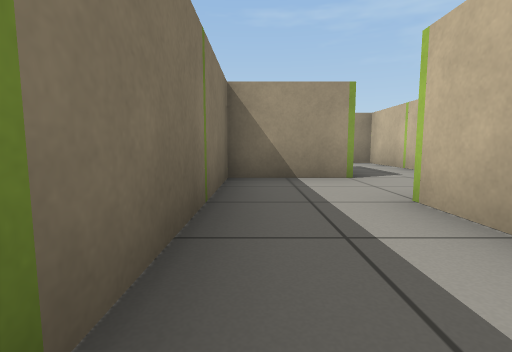
View 1 (above)

19 first-person views from a walk through a Gazebo world. The camera is 0.5 m above the floor, tilts 6° down and sees 85° across. The floor is counted in squares, 1 m on a side. Each view is taken from the middle of a square. On the plan, view 1 faces up. The plan holds only what a view shows up to about 9 squares ahead; the rest is blank.

View 2
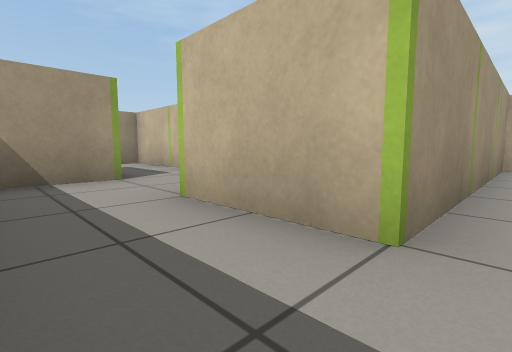

View 3
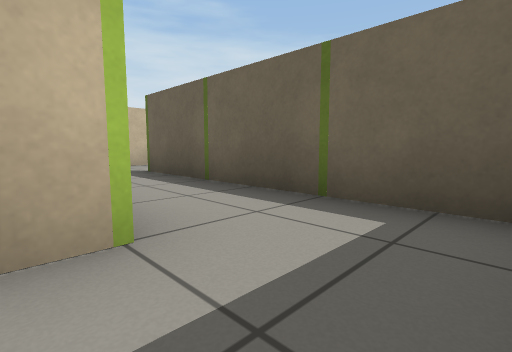

View 4
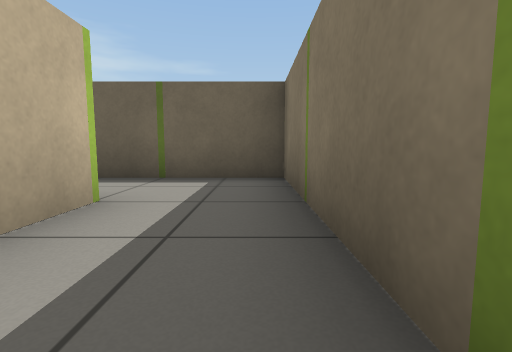

View 5
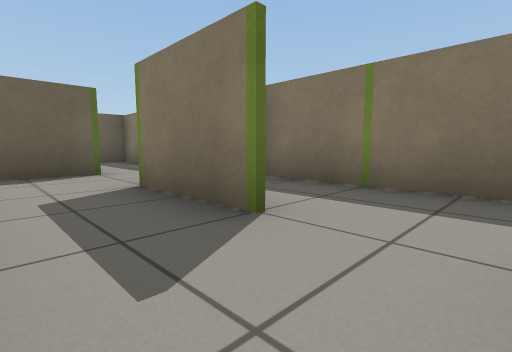

View 6
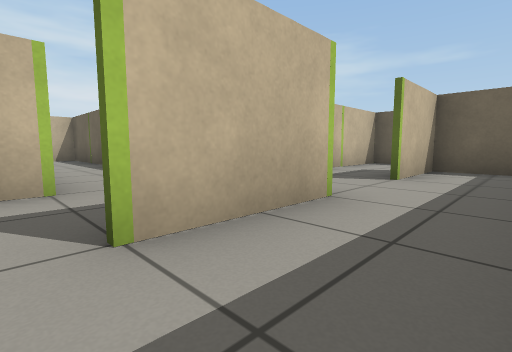

View 7
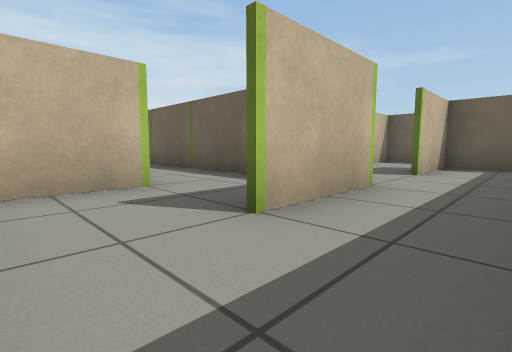

View 8
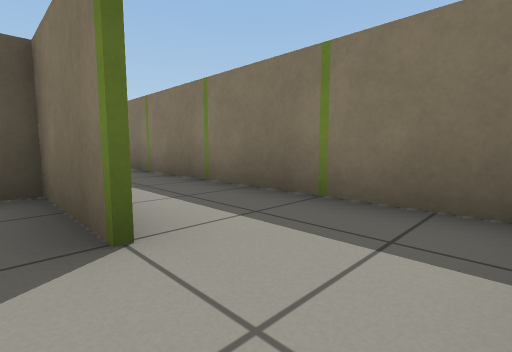

View 9
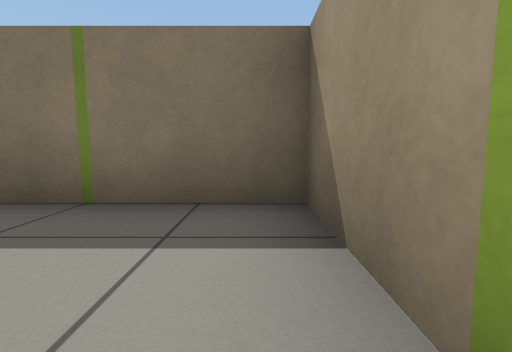

View 10
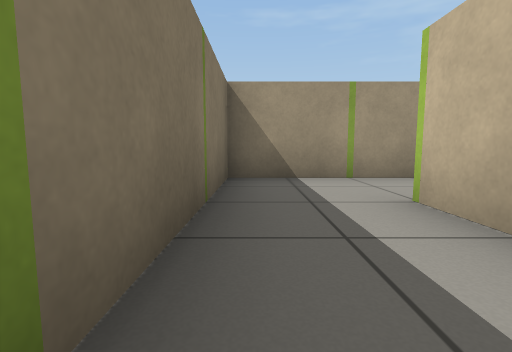

View 11
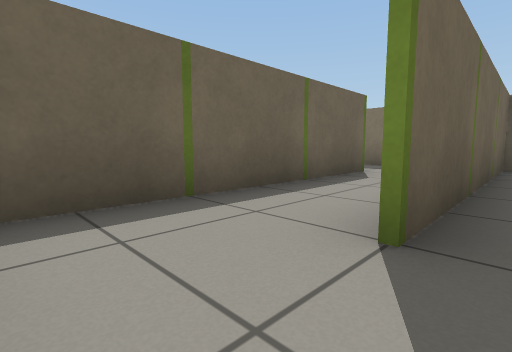

View 12
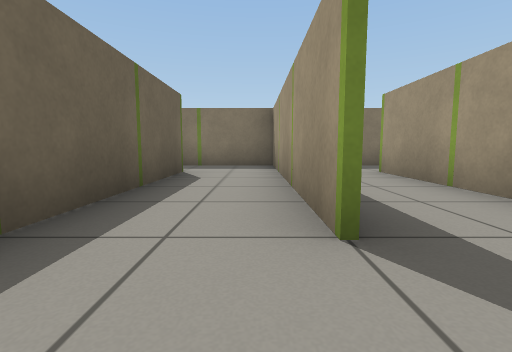

View 13
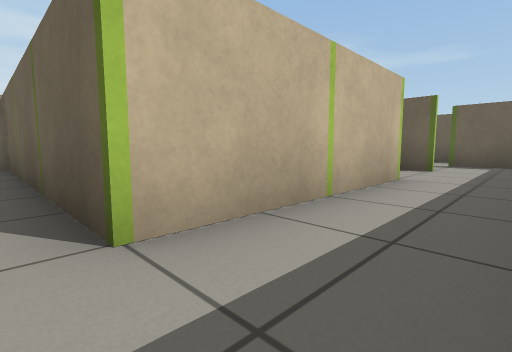

View 14
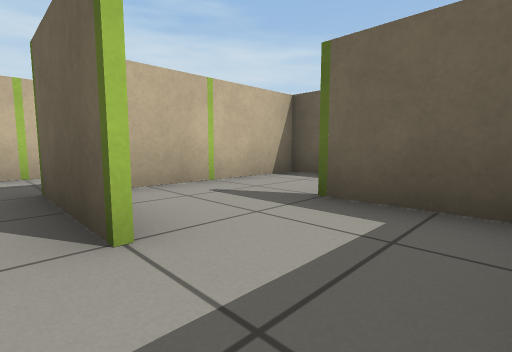

View 15
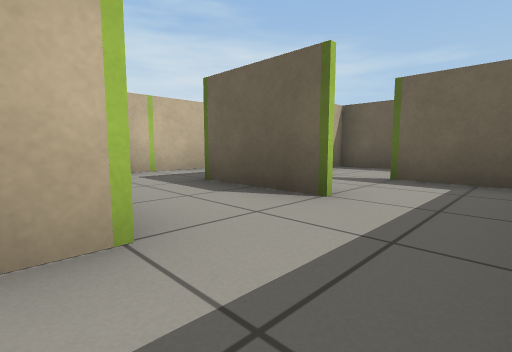

View 16
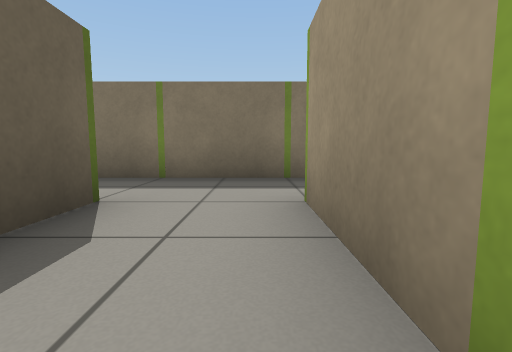

View 17
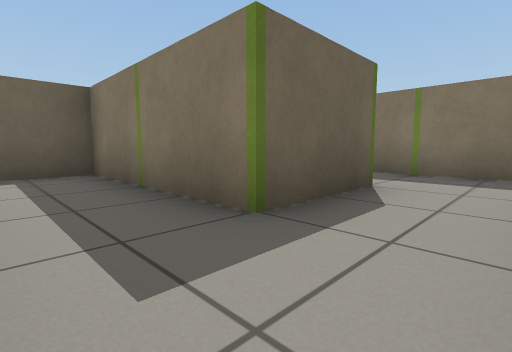

View 18
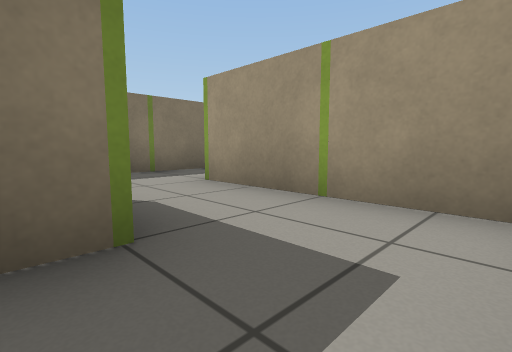

View 19
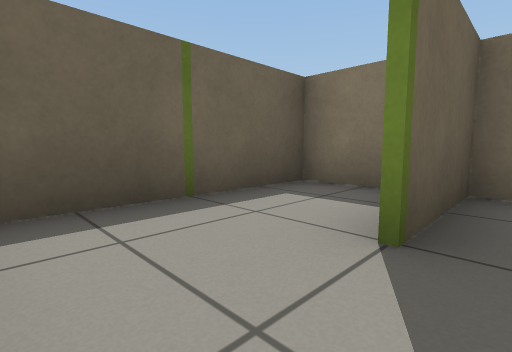

### Floor plan
Points are (right, up) in squares from view 1. A wall is a line through its corners. A room is listed if a view was taken in it or the views show most of it. See-through windows are left out.
Room 1 (views 1, 2, 3, 4)
walls: (1.4, 0.5) (1.4, 2.6) (2.4, 2.6); (1.5, 4.4) (-0.5, 4.4) (-0.5, -1); (3.4, 2.6) (3.4, 3.6); (-0.5, -1.5) (1.5, -1.5)
ways out: opening at (2, 4) to room 2; opening at (2, 0) to room 4
objects: green post (-1, 1); green post (-1, 3); green post (1, 0) to (1, 1); green post (1, 4) to (2, 4); green post (2, 3)
Room 2 (views 5, 6, 7, 10)
walls: (1.4, 8.5) (1.4, 9.6); (3.4, 10.5) (3.4, 11.6); (1.5, 5.9) (1.5, 4.4); (3.4, 3.6) (3.4, 8.4) (2.9, 8.4); (0.3, 4.5) (1.4, 4.5) (1.4, 5.9); (0.5, 12.5) (-0.5, 12.5) (-0.5, 4.8); (2.4, 2.6) (3.4, 2.6)
ways out: opening at (2, 4) to room 1; opening at (2, 12) to room 3; opening at (4, 10)
objects: green post (-1, 7); green post (-1, 9); green post (-1, 11); green post (1, 8) to (1, 9); green post (2, 6); green post (2, 10); green post (3, 10) to (3, 11); other object (4, 4); green post (4, 6)
Room 3 (views 8, 9)
walls: (2.6, 12.5) (0.5, 12.5)
ways out: opening at (2, 12) to room 2
objects: green post (2, 13)
Room 4 (views 11, 12, 13)
walls: (7.4, 0.5) (1.4, 0.5); (1.5, -1.5) (5.5, -1.5) (-0.5, -1.5); (2.1, -3.4) (7.5, -3.4); (-0.5, -1) (-0.5, -3.4)
ways out: opening at (2, 0) to room 1; opening at (0, -3) to room 5
objects: green post (-1, -3); green post (2, -3); green post (2, -1); green post (4, -3); green post (4, -1); green post (4, 1); green post (5, -2) to (6, -1); green post (6, -3); other object (6, 1)
Room 5 (views 14, 15, 16, 17, 18, 19)
walls: (2.4, -9.5) (3.5, -9.5) (3.5, -12.5); (5, -7.5) (1.4, -7.5) (1.4, -3.5); (-0.5, -6.1) (-0.5, -11.5) (1.5, -11.5); (5.4, -10.9) (5.4, -9); (3.4, -13.5) (3.4, -10.4); (-0.5, -13.4) (4.6, -13.4); (-0.5, -3.4) (-0.5, -4.4)
ways out: opening at (0, -3) to room 4; opening at (5, -12)
objects: green post (-1, -9); green post (-1, -7); green post (1, -14); green post (1, -12) to (2, -11); green post (1, -8) to (1, -7); green post (2, -9); green post (4, -12); green post (4, -10) to (4, -9); green post (5, -9)

Positions as (right, up) in squares from view 1, and headings:
1: (0, 0), facing up
2: (0, 0), facing up-right
3: (0, 1), facing down-right
4: (0, 3), facing down
5: (3, 8), facing down-left
6: (0, 11), facing down-right
7: (0, 12), facing down-right
8: (2, 12), facing down-left
9: (2, 12), facing left
10: (0, 8), facing up
11: (7, -1), facing down-left
12: (7, -2), facing left
13: (0, -3), facing down-right
14: (0, -9), facing down-right
15: (0, -7), facing down-right
16: (4, -8), facing left
17: (5, -8), facing down-left
18: (5, -10), facing up-left
19: (3, -11), facing down-left
